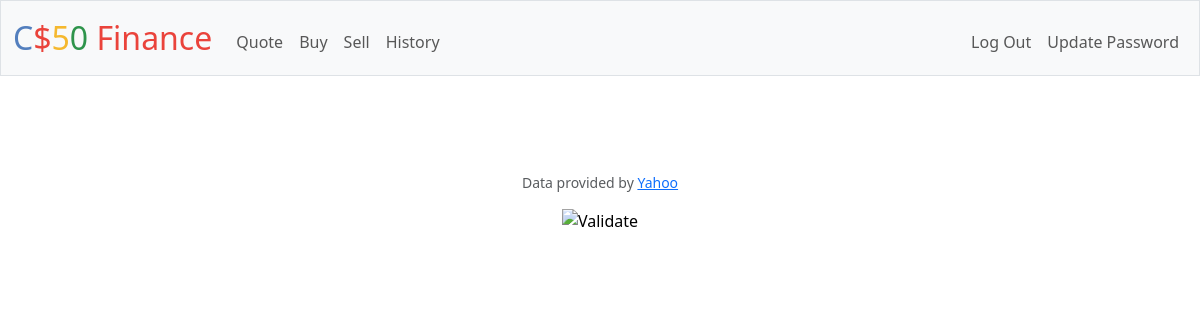
The page /history (signed in) on the database as committed earlier.
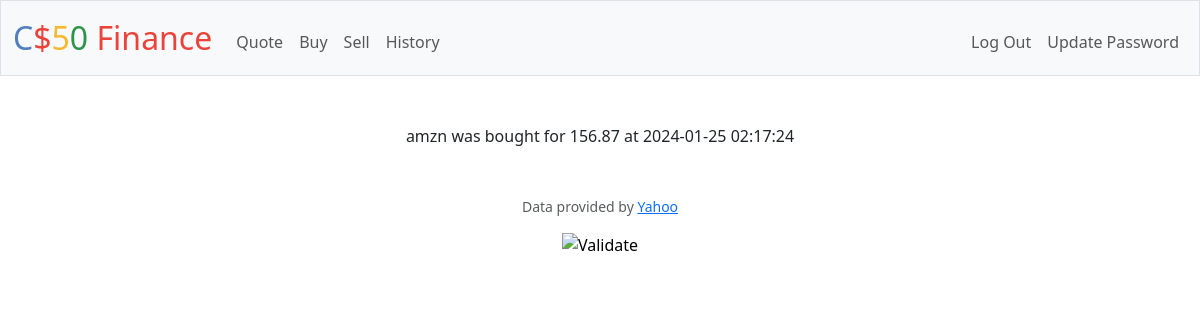
The same page on the database as committed later.
### tables this page shows
CREATE TABLE 'transactions' ('id' INTEGER NOT NULL, username TEXT NOT NULL, symbol TEXT NOT NULL, purchase_time DATETIME DEFAULT CURRENT_TIMESTAMP NOT NULL, price INTEGER NOT NULL, UserId int, 'purchase_status' TEXT NOT NULL DEFAULT 'bought', PRIMARY KEY (id), FOREIGN KEY(UserId) REFERENCES users(id));

### app.py (the view)
@app.route("/history")
@login_required
def history():
    results = db.execute("SELECT * FROM transactions WHERE id = ?", session["user_id"])
    return render_template("history.html", results=results)

### app.py (called while the page is built)
@app.after_request
def after_request(response):
    response.headers["Cache-Control"] = "no-cache, no-store, must-revalidate"
    response.headers["Expires"] = 0
    response.headers["Pragma"] = "no-cache"
    return response

### helpers.py (called while the page is built)
def login_required(f):
    @wraps(f)
    def decorated_function(*args, **kwargs):
        if session.get("user_id") is None:
            return redirect("/login")
        return f(*args, **kwargs)
    return decorated_function

### templates/history.html (shortened to what this page needs)
{% extends "layout.html" %}
{% block main %}
    {% for result in results %}
    {{ result.symbol }} was {{ result.purchase_status }} for {{result.price}} at {{ result.purchase_time }}
    {% endfor %}
{% endblock %}

### templates/layout.html (shortened to what this page needs)
<!DOCTYPE html>
<html lang="en">
    <head>
        <link href="https://cdn.jsdelivr.net/npm/bootstrap@5.3.2/dist/css/bootstrap.min.css" rel="stylesheet">
        <link href="/static/styles.css" rel="stylesheet">
    </head>
    <body>
        <nav class="bg-light border navbar navbar-expand-md navbar-light">
            <div class="container-fluid">
                <a class="navbar-brand" href="/"><span class="blue">C</span><span class="red">$</span><span class="yellow">5</span><span class="green">0</span> <span class="red">Finance</span></a>
                <div class="collapse navbar-collapse" id="navbar">
                    {% if session["user_id"] %}
                        <ul class="navbar-nav me-auto mt-2">
                            <li class="nav-item"><a class="nav-link" href="/quote">Quote</a></li>
                            <li class="nav-item"><a class="nav-link" href="/buy">Buy</a></li>
                            <li class="nav-item"><a class="nav-link" href="/sell">Sell</a></li>
                            <li class="nav-item"><a class="nav-link" href="/history">History</a></li>
                        </ul>
                        <ul class="navbar-nav ms-auto mt-2">
                            <li class="nav-item"><a class="nav-link" href="/logout">Log Out</a></li>
                            <li class="nav-item"><a class="nav-link" href="/update">Update Password</a></li>
                        </ul>
                    {% else %}
                        <ul class="navbar-nav ms-auto mt-2">
                            <li class="nav-item"><a class="nav-link" href="/register">Register</a></li>
                            <li class="nav-item"><a class="nav-link" href="/login">Log In</a></li>
                        </ul>
                    {% endif %}
                </div>
            </div>
        </nav>
        <main class="container py-5 text-center">
            {% block main %}{% endblock %}
        </main>
        <footer class="mb-5">
            <p class="mb-3 small text-center text-muted">
                Data provided by <a href="https://finance.yahoo.com/">Yahoo</a>
            </p>
            <form action="https://validator.w3.org/check" class="text-center" enctype="multipart/form-data" method="post" target="_blank">
                <input alt="Validate" src="/static/I_heart_validator.png" type="image">
            </form>
        </footer>
    </body>
</html>

### static/styles.css (style rules this page uses)
nav .navbar-brand { font-size: xx-large; }
nav .navbar-brand .blue { color: #537fbe; }
nav .navbar-brand .red { color: #ea433b; }
nav .navbar-brand .yellow { color: #f5b82e; }
nav .navbar-brand .green { color: #2e944b; }

Rows that differ between the two databases and show on the page:
added transactions: symbol "amzn", purchase_status "bought", price "156.87", purchase_time "2024-01-25 02:17:24"
